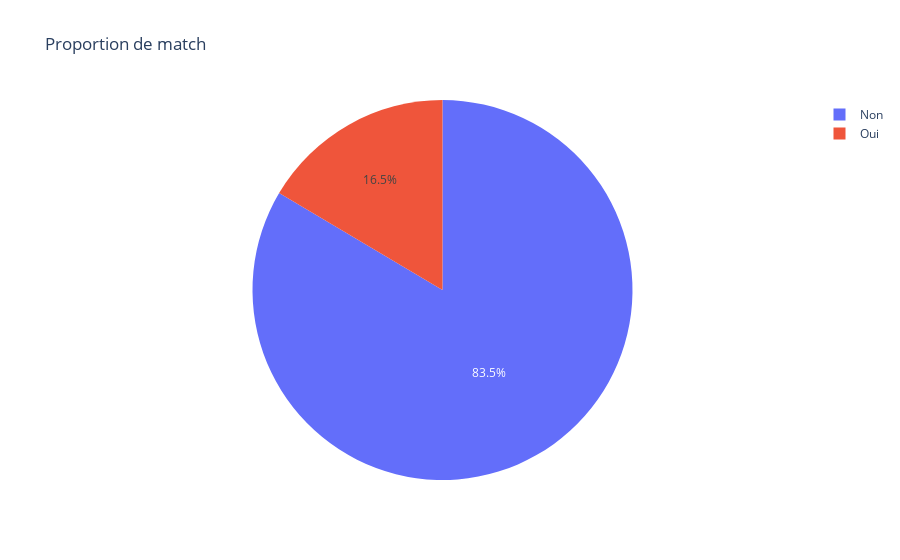

Notebook code for this chart:
### Markdown cell above
### Comment sont répartis les Match

### Code cell
df["match"].value_counts(normalize=True)*100
match_valide = df["match"].value_counts(normalize=True).reset_index()
match_valide.columns = ['match', 'pourcentage']

# Créer un camembert avec Plotly Express
fig = px.pie(match_valide, values='pourcentage', names='match', title='Proportion de match')

# Afficher le camembert
fig.show()

### Figure 1 — Plotly figure (JSON) as saved in the notebook; plotly's stock layout.template omitted (floating-point values rounded to 4 significant figures)
{"data": [{"domain": {"x": [0, 1], "y": [0, 1]}, "hovertemplate": "match=%{label}<br>pourcentage=%{value}<extra></extra>", "labels": ["Non", "Oui"], "legendgroup": "", "name": "", "showlegend": true, "type": "pie", "values": [0.8353, 0.1647]}], "layout": {"legend": {"tracegroupgap": 0}, "title": {"text": "Proportion de match"}}}
